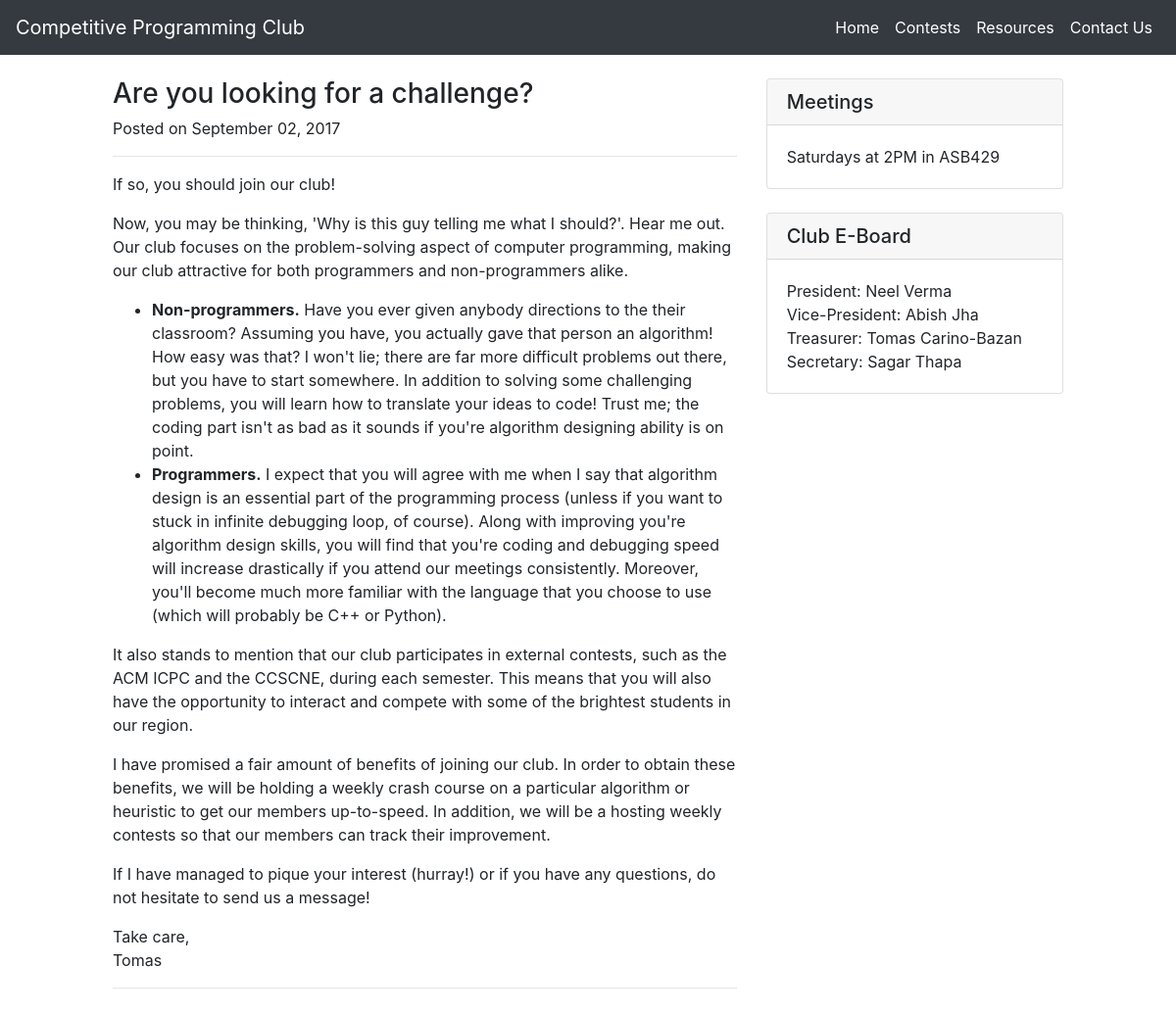
The page / on the database its author committed.
### tables this page shows
CREATE TABLE announcements (edition INTEGER, title TEXT, fecha TEXT, public INTEGER, post TEXT);

### app.py (the view)
@app.route( "/", methods = [ "GET" ] )
def index() :
	global databaseName;
	connection = sql.connect( databaseName );
	connection.row_factory = sql.Row;
	cursor = connection.cursor();
	cursor.execute( "SELECT * FROM announcements" );
	tmpAnnouncements = sorted( cursor.fetchall(), key = lambda tup: tup[2], reverse = True );
	announcements = [];
	for tmpAnnouncement in tmpAnnouncements :
		if tmpAnnouncement[3] == 1 :
			announcement = dict( tmpAnnouncement );
			announcement['fecha'] = utilityFunctions.convertToTextDate( announcement['fecha'] );
			announcements.append( announcement );
	return render_template( "index.html", announcements = announcements );

### utilityFunctions.py (called while the page is built)
def convertToTextDate( fecha ) :
	year, tmonth, day = fecha.split( '-' );
	months = [ "January", "February", "March", "April", "May", "June", "July", "August", "September", "October", "November", "December" ];
	month = months[ int( tmonth ) - 1 ];
	return month + " " + day + ", " + year;

### templates/index.html (shortened to what this page needs)
{% extends 'layout.html' %}
{% block head %}
    {{ super() }}
{% endblock %}
{% block content %}
    <div class="row">
        <div class="col-lg-8">
            {% for announcement in announcements %}
                <h3 class="mt-4">{{ announcement['title'] }}</h3>
                <p>Posted on {{ announcement['fecha'] }}</p>
                <hr>
                {{ announcement['post'] | safe }}
                <hr>
            {% endfor %}
        </div>
        <div class="col-md-4">
            <div class="card my-4">
                <h5 class="card-header">Meetings</h5>
                <div class="card-body">
                    <ul class="list-unstyled mb-0">
                        <li>Saturdays at 2PM in ASB429</li>
                    </ul>
                </div>
            </div>
            <div class="card my-4">
                <h5 class="card-header">Club E-Board</h5>
                <div class="card-body">
                    <ul class="list-unstyled mb-0">
                        <li>President: Neel Verma</li>
                        <li>Vice-President: Abish Jha</li>
                        <li>Treasurer: Tomas Carino-Bazan</li>
                        <li>Secretary: Sagar Thapa</li>
                    </ul>
                </div>
            </div>
        </div>
    </div>
{% endblock %}

### static/css/blog-post.css (style rules this page uses)
body { padding-top: 54px; }
@media (min-width: 992px) { body { padding-top: 56px; } }

### rows shown on the page
announcements: title "Are you looking for a challenge?", fecha "September 02, 2017", post "If so, you should join our club! Now, you may be thinking, 'Why is this guy telling me what I should?'. Hear me out. Our club focuses on the problem-solving aspect of computer programming, making our club attractive for both programmers and non-programmers alike. Non-programmers. Have you ever given anybody directions to the their classroom? Assuming you have, you actually gave that person an algorithm! How easy was that? I won't lie; there are far more difficult problems out there, but you have to start somewhere. In addition to solving some challenging problems, you will learn how to translate your ideas to code! Trust me; the coding part isn't as bad as it sounds if you're algorithm…"
